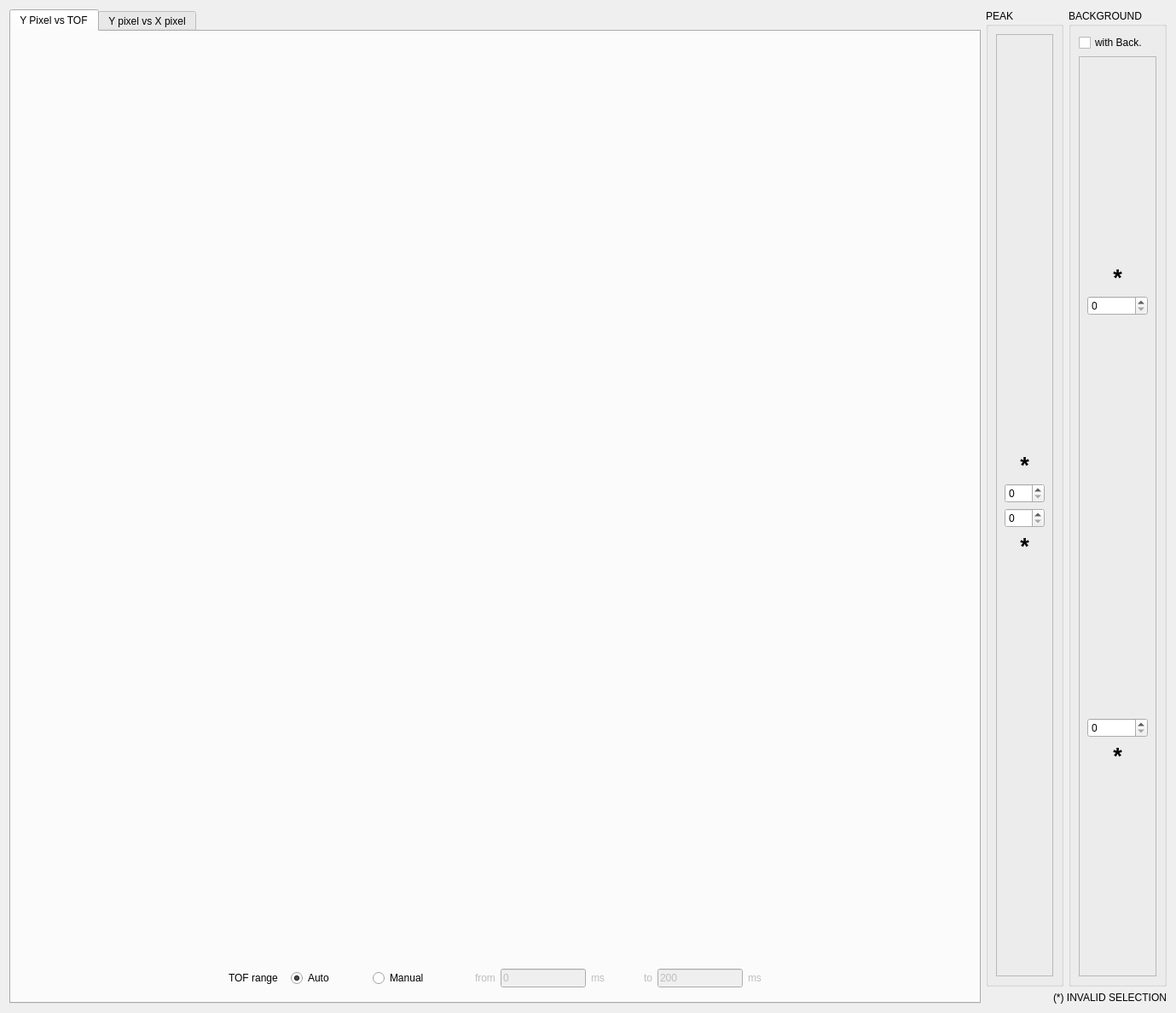
<?xml version="1.0" encoding="UTF-8"?>
<ui version="4.0">
 <class>Dialog</class>
 <widget class="QDialog" name="Dialog">
  <property name="geometry">
   <rect>
    <x>0</x>
    <y>0</y>
    <width>1379</width>
    <height>1188</height>
   </rect>
  </property>
  <property name="windowTitle">
   <string>2D Selection Tool</string>
  </property>
  <layout class="QVBoxLayout" name="verticalLayout_4">
   <item>
    <layout class="QHBoxLayout" name="horizontalLayout_6">
     <item>
      <widget class="QTabWidget" name="tabWidget">
       <property name="currentIndex">
        <number>0</number>
       </property>
       <widget class="QWidget" name="tab">
        <attribute name="title">
         <string>Y Pixel vs TOF</string>
        </attribute>
        <layout class="QHBoxLayout" name="horizontalLayout_3">
         <item>
          <layout class="QVBoxLayout" name="verticalLayout">
           <item>
            <layout class="QHBoxLayout" name="horizontalLayout">
             <item>
              <widget class="MPLWidgetNoLog" name="y_pixel_vs_tof_plot" native="true">
               <property name="sizePolicy">
                <sizepolicy hsizetype="Expanding" vsizetype="Expanding">
                 <horstretch>0</horstretch>
                 <verstretch>0</verstretch>
                </sizepolicy>
               </property>
              </widget>
             </item>
            </layout>
           </item>
           <item>
            <layout class="QHBoxLayout" name="horizontalLayout_37">
             <item>
              <spacer name="horizontalSpacer">
               <property name="orientation">
                <enum>Qt::Horizontal</enum>
               </property>
               <property name="sizeHint" stdset="0">
                <size>
                 <width>40</width>
                 <height>20</height>
                </size>
               </property>
              </spacer>
             </item>
             <item>
              <widget class="QLabel" name="dataTOFmanualLabel">
               <property name="enabled">
                <bool>true</bool>
               </property>
               <property name="text">
                <string>TOF range</string>
               </property>
              </widget>
             </item>
             <item>
              <widget class="QFrame" name="frame_13">
               <property name="frameShape">
                <enum>QFrame::NoFrame</enum>
               </property>
               <property name="frameShadow">
                <enum>QFrame::Raised</enum>
               </property>
               <property name="lineWidth">
                <number>0</number>
               </property>
               <layout class="QHBoxLayout" name="horizontalLayout_38">
                <item>
                 <layout class="QHBoxLayout" name="horizontalLayout_39">
                  <item>
                   <widget class="QRadioButton" name="tof_auto_flag">
                    <property name="text">
                     <string>Auto</string>
                    </property>
                    <property name="checked">
                     <bool>true</bool>
                    </property>
                    <property name="autoExclusive">
                     <bool>true</bool>
                    </property>
                   </widget>
                  </item>
                  <item>
                   <spacer name="horizontalSpacer_17">
                    <property name="orientation">
                     <enum>Qt::Horizontal</enum>
                    </property>
                    <property name="sizeType">
                     <enum>QSizePolicy::Maximum</enum>
                    </property>
                    <property name="sizeHint" stdset="0">
                     <size>
                      <width>40</width>
                      <height>20</height>
                     </size>
                    </property>
                   </spacer>
                  </item>
                  <item>
                   <widget class="QRadioButton" name="tof_manual_flag">
                    <property name="enabled">
                     <bool>true</bool>
                    </property>
                    <property name="text">
                     <string>Manual</string>
                    </property>
                    <property name="autoExclusive">
                     <bool>true</bool>
                    </property>
                   </widget>
                  </item>
                 </layout>
                </item>
               </layout>
              </widget>
             </item>
             <item>
              <spacer name="horizontalSpacer_18">
               <property name="orientation">
                <enum>Qt::Horizontal</enum>
               </property>
               <property name="sizeType">
                <enum>QSizePolicy::Maximum</enum>
               </property>
               <property name="sizeHint" stdset="0">
                <size>
                 <width>40</width>
                 <height>20</height>
                </size>
               </property>
              </spacer>
             </item>
             <item>
              <widget class="QLabel" name="tof_from_label">
               <property name="enabled">
                <bool>false</bool>
               </property>
               <property name="text">
                <string>from</string>
               </property>
              </widget>
             </item>
             <item>
              <widget class="QLineEdit" name="tof_from">
               <property name="enabled">
                <bool>false</bool>
               </property>
               <property name="sizePolicy">
                <sizepolicy hsizetype="Minimum" vsizetype="Fixed">
                 <horstretch>0</horstretch>
                 <verstretch>0</verstretch>
                </sizepolicy>
               </property>
               <property name="minimumSize">
                <size>
                 <width>100</width>
                 <height>0</height>
                </size>
               </property>
               <property name="maximumSize">
                <size>
                 <width>100</width>
                 <height>16777215</height>
                </size>
               </property>
               <property name="text">
                <string>0</string>
               </property>
              </widget>
             </item>
             <item>
              <widget class="QLabel" name="tof_from_units">
               <property name="enabled">
                <bool>false</bool>
               </property>
               <property name="text">
                <string>ms</string>
               </property>
              </widget>
             </item>
             <item>
              <spacer name="horizontalSpacer_19">
               <property name="orientation">
                <enum>Qt::Horizontal</enum>
               </property>
               <property name="sizeType">
                <enum>QSizePolicy::Maximum</enum>
               </property>
               <property name="sizeHint" stdset="0">
                <size>
                 <width>40</width>
                 <height>20</height>
                </size>
               </property>
              </spacer>
             </item>
             <item>
              <widget class="QLabel" name="tof_to_label">
               <property name="enabled">
                <bool>false</bool>
               </property>
               <property name="text">
                <string>to</string>
               </property>
              </widget>
             </item>
             <item>
              <widget class="QLineEdit" name="tof_to">
               <property name="enabled">
                <bool>false</bool>
               </property>
               <property name="sizePolicy">
                <sizepolicy hsizetype="Minimum" vsizetype="Fixed">
                 <horstretch>0</horstretch>
                 <verstretch>0</verstretch>
                </sizepolicy>
               </property>
               <property name="minimumSize">
                <size>
                 <width>100</width>
                 <height>0</height>
                </size>
               </property>
               <property name="maximumSize">
                <size>
                 <width>100</width>
                 <height>16777215</height>
                </size>
               </property>
               <property name="text">
                <string>200</string>
               </property>
              </widget>
             </item>
             <item>
              <widget class="QLabel" name="tof_to_units">
               <property name="enabled">
                <bool>false</bool>
               </property>
               <property name="text">
                <string>ms</string>
               </property>
              </widget>
             </item>
             <item>
              <spacer name="horizontalSpacer_21">
               <property name="orientation">
                <enum>Qt::Horizontal</enum>
               </property>
               <property name="sizeHint" stdset="0">
                <size>
                 <width>40</width>
                 <height>20</height>
                </size>
               </property>
              </spacer>
             </item>
            </layout>
           </item>
          </layout>
         </item>
        </layout>
        <zorder></zorder>
       </widget>
       <widget class="QWidget" name="tab_2">
        <attribute name="title">
         <string>Y pixel vs X pixel</string>
        </attribute>
        <layout class="QHBoxLayout" name="horizontalLayout_5">
         <item>
          <layout class="QVBoxLayout" name="verticalLayout_2">
           <item>
            <layout class="QHBoxLayout" name="horizontalLayout_2">
             <item>
              <widget class="MPLWidgetNoLog" name="detector_plot" native="true">
               <property name="sizePolicy">
                <sizepolicy hsizetype="Expanding" vsizetype="Expanding">
                 <horstretch>0</horstretch>
                 <verstretch>0</verstretch>
                </sizepolicy>
               </property>
              </widget>
             </item>
            </layout>
           </item>
          </layout>
         </item>
        </layout>
        <zorder></zorder>
       </widget>
      </widget>
     </item>
     <item>
      <layout class="QVBoxLayout" name="verticalLayout_3">
       <item>
        <layout class="QHBoxLayout" name="horizontalLayout_4">
         <item>
          <widget class="QGroupBox" name="groupBox_4">
           <property name="sizePolicy">
            <sizepolicy hsizetype="Fixed" vsizetype="Preferred">
             <horstretch>0</horstretch>
             <verstretch>0</verstretch>
            </sizepolicy>
           </property>
           <property name="title">
            <string>PEAK</string>
           </property>
           <layout class="QVBoxLayout" name="verticalLayout_11">
            <item>
             <widget class="QFrame" name="frame">
              <property name="frameShape">
               <enum>QFrame::StyledPanel</enum>
              </property>
              <property name="frameShadow">
               <enum>QFrame::Raised</enum>
              </property>
              <layout class="QVBoxLayout" name="verticalLayout_12">
               <item>
                <layout class="QHBoxLayout" name="horizontalLayout_15">
                 <item>
                  <layout class="QVBoxLayout" name="verticalLayout_13">
                   <item>
                    <spacer name="verticalSpacer_2">
                     <property name="orientation">
                      <enum>Qt::Vertical</enum>
                     </property>
                     <property name="sizeHint" stdset="0">
                      <size>
                       <width>20</width>
                       <height>40</height>
                      </size>
                     </property>
                    </spacer>
                   </item>
                   <item>
                    <widget class="QLabel" name="peak2_label">
                     <property name="font">
                      <font>
                       <pointsize>20</pointsize>
                       <weight>75</weight>
                       <bold>true</bold>
                      </font>
                     </property>
                     <property name="accessibleDescription">
                      <string/>
                     </property>
                     <property name="text">
                      <string>*</string>
                     </property>
                     <property name="alignment">
                      <set>Qt::AlignBottom|Qt::AlignHCenter</set>
                     </property>
                    </widget>
                   </item>
                   <item>
                    <widget class="QSpinBox" name="peak2">
                     <property name="maximum">
                      <number>303</number>
                     </property>
                    </widget>
                   </item>
                  </layout>
                 </item>
                </layout>
               </item>
               <item>
                <layout class="QHBoxLayout" name="horizontalLayout_16">
                 <item>
                  <layout class="QVBoxLayout" name="verticalLayout_14">
                   <item>
                    <widget class="QSpinBox" name="peak1">
                     <property name="maximum">
                      <number>303</number>
                     </property>
                    </widget>
                   </item>
                   <item>
                    <widget class="QLabel" name="peak1_label">
                     <property name="font">
                      <font>
                       <pointsize>20</pointsize>
                       <weight>75</weight>
                       <bold>true</bold>
                      </font>
                     </property>
                     <property name="accessibleDescription">
                      <string/>
                     </property>
                     <property name="text">
                      <string>*</string>
                     </property>
                     <property name="alignment">
                      <set>Qt::AlignBottom|Qt::AlignHCenter</set>
                     </property>
                    </widget>
                   </item>
                   <item>
                    <spacer name="verticalSpacer_7">
                     <property name="orientation">
                      <enum>Qt::Vertical</enum>
                     </property>
                     <property name="sizeHint" stdset="0">
                      <size>
                       <width>20</width>
                       <height>40</height>
                      </size>
                     </property>
                    </spacer>
                   </item>
                  </layout>
                 </item>
                </layout>
               </item>
              </layout>
             </widget>
            </item>
           </layout>
          </widget>
         </item>
         <item>
          <widget class="QGroupBox" name="groupBox_3">
           <property name="sizePolicy">
            <sizepolicy hsizetype="Fixed" vsizetype="Preferred">
             <horstretch>0</horstretch>
             <verstretch>0</verstretch>
            </sizepolicy>
           </property>
           <property name="title">
            <string>BACKGROUND</string>
           </property>
           <layout class="QVBoxLayout" name="verticalLayout_8">
            <item>
             <widget class="QCheckBox" name="back_flag">
              <property name="text">
               <string>with Back.</string>
              </property>
             </widget>
            </item>
            <item>
             <widget class="QFrame" name="frame_2">
              <property name="frameShape">
               <enum>QFrame::StyledPanel</enum>
              </property>
              <property name="frameShadow">
               <enum>QFrame::Raised</enum>
              </property>
              <layout class="QVBoxLayout" name="verticalLayout_7">
               <item>
                <layout class="QHBoxLayout" name="horizontalLayout_13">
                 <item>
                  <layout class="QVBoxLayout" name="verticalLayout_9">
                   <item>
                    <spacer name="verticalSpacer_3">
                     <property name="orientation">
                      <enum>Qt::Vertical</enum>
                     </property>
                     <property name="sizeHint" stdset="0">
                      <size>
                       <width>20</width>
                       <height>40</height>
                      </size>
                     </property>
                    </spacer>
                   </item>
                   <item>
                    <widget class="QLabel" name="back2_label">
                     <property name="font">
                      <font>
                       <pointsize>20</pointsize>
                       <weight>75</weight>
                       <bold>true</bold>
                      </font>
                     </property>
                     <property name="accessibleDescription">
                      <string/>
                     </property>
                     <property name="text">
                      <string>*</string>
                     </property>
                     <property name="alignment">
                      <set>Qt::AlignBottom|Qt::AlignHCenter</set>
                     </property>
                    </widget>
                   </item>
                   <item>
                    <widget class="QSpinBox" name="back2">
                     <property name="maximum">
                      <number>303</number>
                     </property>
                    </widget>
                   </item>
                   <item>
                    <spacer name="verticalSpacer_4">
                     <property name="orientation">
                      <enum>Qt::Vertical</enum>
                     </property>
                     <property name="sizeHint" stdset="0">
                      <size>
                       <width>20</width>
                       <height>40</height>
                      </size>
                     </property>
                    </spacer>
                   </item>
                  </layout>
                 </item>
                </layout>
               </item>
               <item>
                <layout class="QHBoxLayout" name="horizontalLayout_14">
                 <item>
                  <layout class="QVBoxLayout" name="verticalLayout_10">
                   <item>
                    <spacer name="verticalSpacer_5">
                     <property name="orientation">
                      <enum>Qt::Vertical</enum>
                     </property>
                     <property name="sizeHint" stdset="0">
                      <size>
                       <width>20</width>
                       <height>40</height>
                      </size>
                     </property>
                    </spacer>
                   </item>
                   <item>
                    <widget class="QSpinBox" name="back1">
                     <property name="maximum">
                      <number>303</number>
                     </property>
                    </widget>
                   </item>
                   <item>
                    <widget class="QLabel" name="back1_label">
                     <property name="font">
                      <font>
                       <pointsize>20</pointsize>
                       <weight>75</weight>
                       <bold>true</bold>
                      </font>
                     </property>
                     <property name="accessibleDescription">
                      <string/>
                     </property>
                     <property name="text">
                      <string>*</string>
                     </property>
                     <property name="alignment">
                      <set>Qt::AlignBottom|Qt::AlignHCenter</set>
                     </property>
                    </widget>
                   </item>
                   <item>
                    <spacer name="verticalSpacer_6">
                     <property name="orientation">
                      <enum>Qt::Vertical</enum>
                     </property>
                     <property name="sizeHint" stdset="0">
                      <size>
                       <width>20</width>
                       <height>40</height>
                      </size>
                     </property>
                    </spacer>
                   </item>
                  </layout>
                 </item>
                </layout>
               </item>
              </layout>
             </widget>
            </item>
           </layout>
          </widget>
         </item>
        </layout>
       </item>
       <item>
        <widget class="QLabel" name="error_label">
         <property name="layoutDirection">
          <enum>Qt::LeftToRight</enum>
         </property>
         <property name="text">
          <string>(*) INVALID SELECTION</string>
         </property>
         <property name="alignment">
          <set>Qt::AlignRight|Qt::AlignTrailing|Qt::AlignVCenter</set>
         </property>
        </widget>
       </item>
      </layout>
     </item>
    </layout>
   </item>
  </layout>
 </widget>
 <customwidgets>
  <customwidget>
   <class>MPLWidgetNoLog</class>
   <extends>QWidget</extends>
   <header>mplwidgetnolog.h</header>
   <container>1</container>
  </customwidget>
 </customwidgets>
 <resources>
  <include location="../icons/icons.qrc"/>
 </resources>
 <connections>
  <connection>
   <sender>back_flag</sender>
   <signal>clicked(bool)</signal>
   <receiver>Dialog</receiver>
   <slot>activate_or_not_back_widgets()</slot>
   <hints>
    <hint type="sourcelabel">
     <x>1299</x>
     <y>86</y>
    </hint>
    <hint type="destinationlabel">
     <x>689</x>
     <y>593</y>
    </hint>
   </hints>
  </connection>
  <connection>
   <sender>peak1</sender>
   <signal>editingFinished()</signal>
   <receiver>Dialog</receiver>
   <slot>manual_input_peak1()</slot>
   <hints>
    <hint type="sourcelabel">
     <x>1180</x>
     <y>597</y>
    </hint>
    <hint type="destinationlabel">
     <x>689</x>
     <y>593</y>
    </hint>
   </hints>
  </connection>
  <connection>
   <sender>peak2</sender>
   <signal>editingFinished()</signal>
   <receiver>Dialog</receiver>
   <slot>manual_input_peak2()</slot>
   <hints>
    <hint type="sourcelabel">
     <x>1180</x>
     <y>560</y>
    </hint>
    <hint type="destinationlabel">
     <x>689</x>
     <y>593</y>
    </hint>
   </hints>
  </connection>
  <connection>
   <sender>back1</sender>
   <signal>editingFinished()</signal>
   <receiver>Dialog</receiver>
   <slot>manual_input_back1()</slot>
   <hints>
    <hint type="sourcelabel">
     <x>1299</x>
     <y>815</y>
    </hint>
    <hint type="destinationlabel">
     <x>689</x>
     <y>593</y>
    </hint>
   </hints>
  </connection>
  <connection>
   <sender>back2</sender>
   <signal>editingFinished()</signal>
   <receiver>Dialog</receiver>
   <slot>manual_input_back2()</slot>
   <hints>
    <hint type="sourcelabel">
     <x>1299</x>
     <y>371</y>
    </hint>
    <hint type="destinationlabel">
     <x>689</x>
     <y>593</y>
    </hint>
   </hints>
  </connection>
  <connection>
   <sender>tof_auto_flag</sender>
   <signal>clicked()</signal>
   <receiver>Dialog</receiver>
   <slot>manual_auto_tof_clicked()</slot>
   <hints>
    <hint type="sourcelabel">
     <x>132</x>
     <y>1121</y>
    </hint>
    <hint type="destinationlabel">
     <x>689</x>
     <y>593</y>
    </hint>
   </hints>
  </connection>
  <connection>
   <sender>tof_manual_flag</sender>
   <signal>clicked()</signal>
   <receiver>Dialog</receiver>
   <slot>manual_auto_tof_clicked()</slot>
   <hints>
    <hint type="sourcelabel">
     <x>251</x>
     <y>1121</y>
    </hint>
    <hint type="destinationlabel">
     <x>689</x>
     <y>593</y>
    </hint>
   </hints>
  </connection>
  <connection>
   <sender>tof_to</sender>
   <signal>editingFinished()</signal>
   <receiver>Dialog</receiver>
   <slot>manual_input_of_tof_field()</slot>
   <hints>
    <hint type="sourcelabel">
     <x>634</x>
     <y>1121</y>
    </hint>
    <hint type="destinationlabel">
     <x>689</x>
     <y>593</y>
    </hint>
   </hints>
  </connection>
  <connection>
   <sender>tof_from</sender>
   <signal>editingFinished()</signal>
   <receiver>Dialog</receiver>
   <slot>manual_input_of_tof_field()</slot>
   <hints>
    <hint type="sourcelabel">
     <x>437</x>
     <y>1121</y>
    </hint>
    <hint type="destinationlabel">
     <x>689</x>
     <y>593</y>
    </hint>
   </hints>
  </connection>
 </connections>
 <slots>
  <slot>activate_or_not_low_res_widgets()</slot>
  <slot>activate_or_not_back_widgets()</slot>
  <slot>manual_input_of_peak_back_field()</slot>
  <slot>manual_input_of_low_res_field()</slot>
  <slot>manual_input_of_tof_field()</slot>
  <slot>manual_auto_tof_clicked()</slot>
  <slot>manual_input_peak1()</slot>
  <slot>manual_input_peak2()</slot>
  <slot>manual_input_peak1_2()</slot>
  <slot>manual_input_peak2_2()</slot>
  <slot>manual_input_back1()</slot>
  <slot>manual_input_back1_2()</slot>
  <slot>manual_input_back2()</slot>
  <slot>manual_input_back2_2()</slot>
 </slots>
</ui>
